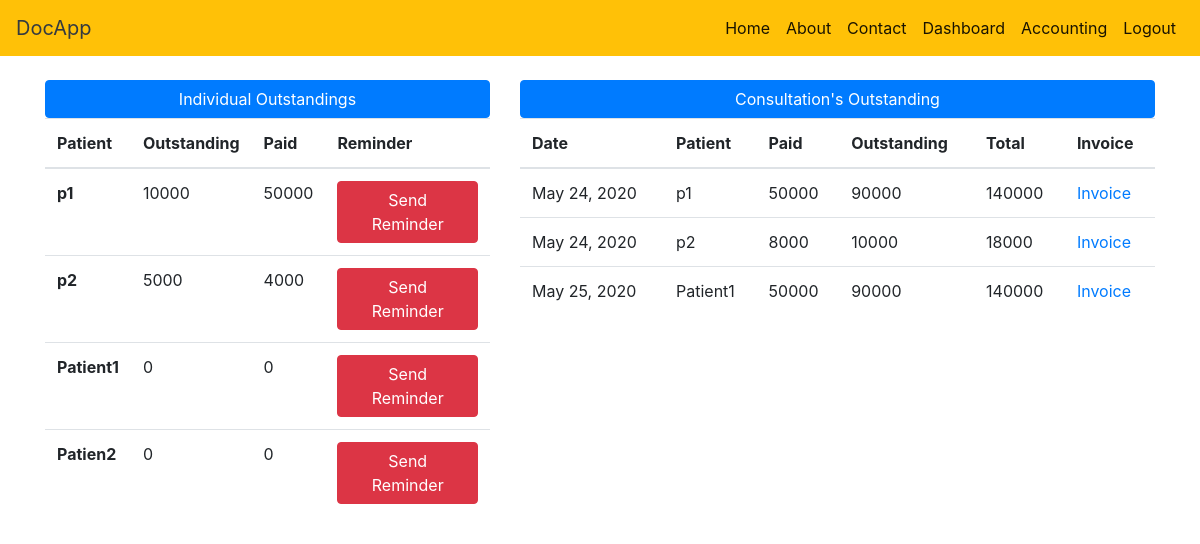
Screenshot of /hr_accounting/ with the database file from the repository.
### PATIENT/models.py (models this page shows)
class Invoice(models.Model):
	patient = models.OneToOneField(Patient,on_delete = models.CASCADE)
	outstanding = models.CharField(max_length =  10)
	paid = models.CharField(max_length = 10)

class Patient(models.Model):
	name = models.CharField(max_length=40)
	phone = models.CharField(max_length=12,default="",unique=True)
	email = models.CharField(max_length=50,unique=True)
	gender = models.CharField(max_length=30)
	address = models.CharField(max_length=200)
	age = models.IntegerField(default= 0 )
	blood = models.CharField(max_length=10)
	medical = models.CharField(max_length=100)
	case = models.CharField(max_length=20)
	username = models.OneToOneField(User,on_delete = models.CASCADE)

### DOCTER/models.py (models this page shows)
class Prescription2(models.Model):
	prescription = models.CharField(max_length=200)
	symptoms = models.CharField(max_length=200)
	patient = models.ForeignKey(Patient,on_delete = models.CASCADE,unique = False)
	docter = models.ForeignKey(Docter,on_delete = models.CASCADE,unique = False)
	appointment = models.ForeignKey('COMMON_APP.Appointment',on_delete = models.CASCADE,unique = False)
	prescripted_date = models.DateField(auto_now = True)
	outstanding = models.IntegerField(default = 0)
	paid = models.IntegerField(default = 0)
	total = models.IntegerField(default = 0)

### COMMON_APP/views.py (the view)
# urls.py: path('hr_accounting/', hr_accounting , name = 'hr_accounting'),
def hr_accounting(request):
	status = False
	if request.user:
		status = request.user
	individual = Invoice.objects.all()
	consulation =  Prescription2.objects.all()
	return render(request , 'hr_accounting.html' , {'individual' : individual , 'consulation' : consulation , 'user' : 'H' , 'status' : status})

### templates/hr_accounting.html (shortened to what this page needs)
<!DOCTYPE html>
<html>
<head>
	<link rel="stylesheet" href="https://stackpath.bootstrapcdn.com/bootstrap/4.5.0/css/bootstrap.min.css" >
	</head>
<body>
 {% include "nav.html" %}
<br>
<div class="container">
<div class="row">
	<div class="col-sm-5">
<button class="btn btn-primary" id="hello">Individual Outstandings</button>
		<table class="table">
  <thead>
    <tr>
      <th scope="col">Patient</th>
      <th scope="col">Outstanding</th>
      <th scope="col">Paid</th>
      <th scope="col">Reminder</th>
    </tr>
  </thead>
  <tbody>
  	  	{% for data in individual %}
    <tr>
      <th scope="row">{{ data.patient.name }}</th>
      <td> {{ data.outstanding }}</td>
      <td> {{ data.paid }} </td>
      <td> <a   class="btn btn-danger" href="{% url 'send_reminder' id=data.id %}">Send Reminder</td>
    </tr>
    {% endfor %}
  </tbody>
</table>
	</div>
  <div class="col-sm-7">
    <button class="btn btn-primary" id="hello">Consultation's Outstanding</button>
    <table class="table">
  <thead>
    <tr>
      <th scope="col">Date</th>
      <th scope="col">Patient</th>
      <th scope="col">Paid</th>
      <th scope="col">Outstanding</th>
      <th scope="col">Total</th>
      <th scope="col">Invoice</th>
    </tr>
  </thead>
  <tbody>
        {% for data in consulation %}
    <tr>
      <td> {{ data.prescripted_date }}</td>
      <td> {{ data.patient.name }} </td>
      <td> {{ data.paid }}</td>
      <td> {{ data.outstanding }}</td>
      <td> {{ data.total}} </td>
      <td> <a href="{% url 'get_pdf' id=data.id %}">Invoice</a></td>
    </tr>
    {% endfor %}
  </tbody>
</table>
  </div>
</div>
</div>
</body>
</html>

### templates/nav.html (shortened to what this page needs)
<nav class="navbar navbar-expand-lg navbar-light bg-warning">
  <a class="navbar-brand text-dark" href="#">DocApp</a>
  <div class="collapse navbar-collapse" id="navbarNavDropdown">
    <ul class="navbar-nav ml-auto">
      {% if user == None %}
      <li class="nav-item active">
        <a class="nav-link" href="/">Home <span class="sr-only">(current)</span></a>
      </li>
      {% else %}
      <li class="nav-item active">
        <a class="nav-link" href="{% url 'dashboard' user=user %}">Home <span class="sr-only">(current)</span></a>
      </li>
     {% endif %}
      <li class="nav-item active">
        <a class="nav-link" href="/about">About <span class="sr-only">(current)</span></a>
      </li>
       <li class="nav-item active">
        <a class="nav-link" href="/contact">Contact <span class="sr-only">(current)</span></a>
      </li>
                  {% if status and user == "H" %}
<li class="nav-item active">
        <a class="nav-link" href="{% url 'hr_dashboard' %}"> Dashboard <span class="sr-only">(current)</span></a>
      </li>
      <li class="nav-item active">
        <a class="nav-link" href="{% url 'hr_accounting'  %}"> Accounting <span class="sr-only">(current)</span></a>
      </li>
     <li class="nav-item active">
        <a class="nav-link" href="/logout">Logout <span class="sr-only">(current)</span></a>
      </li>
      {% endif %}
    </ul>
  </div>
</nav>

### templates/hr_accounting.html (style rules this page uses)
#hello { width: 100%; }

### rows the page displays
Invoice: patient.name "p1", outstanding "10000", paid "50000"
Invoice: patient.name "p2", outstanding "5000", paid "4000"
Invoice: patient.name "Patient1", outstanding "0", paid "0"
Invoice: patient.name "Patien2", outstanding "0", paid "0"
Prescription2: prescripted_date "May 24, 2020", patient.name "p1", paid "50000", outstanding "90000", total "140000"
Prescription2: prescripted_date "May 24, 2020", patient.name "p2", paid "8000", outstanding "10000", total "18000"
Prescription2: prescripted_date "May 25, 2020", patient.name "Patient1", paid "50000", outstanding "90000", total "140000"
